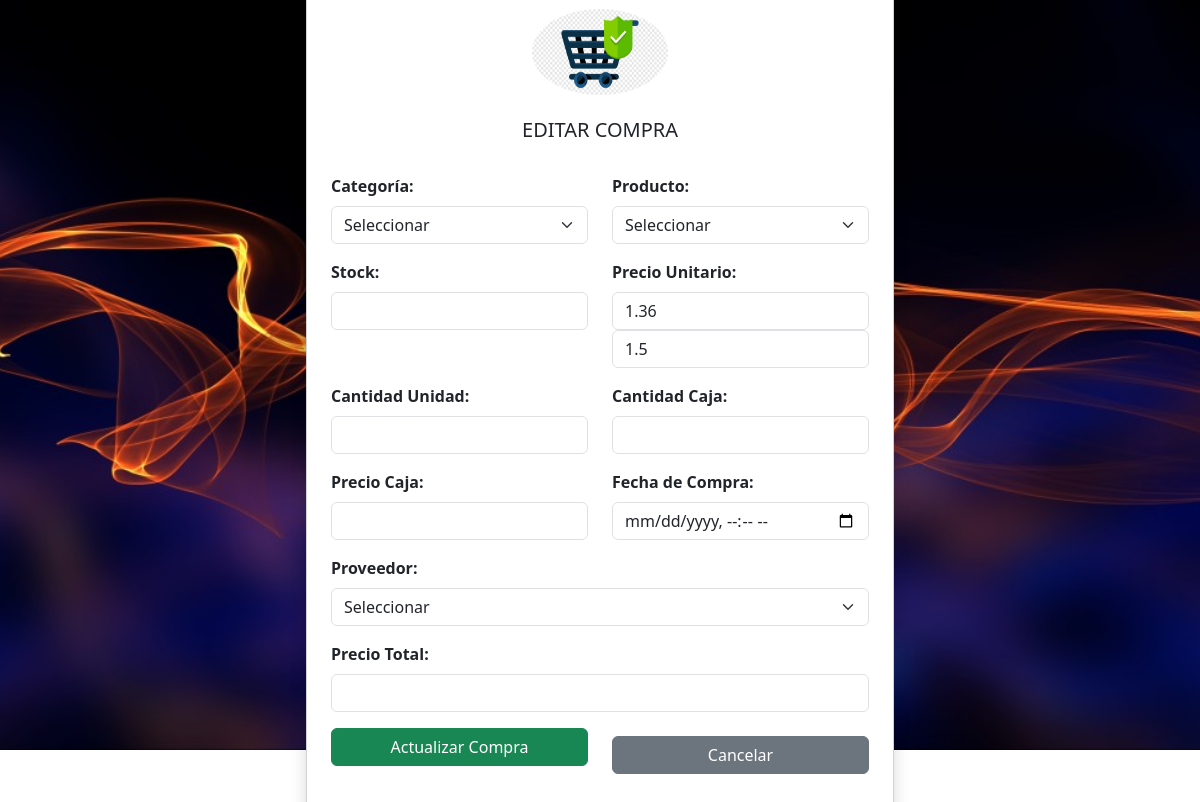
Page /compras/editar/4 on the earlier database version.
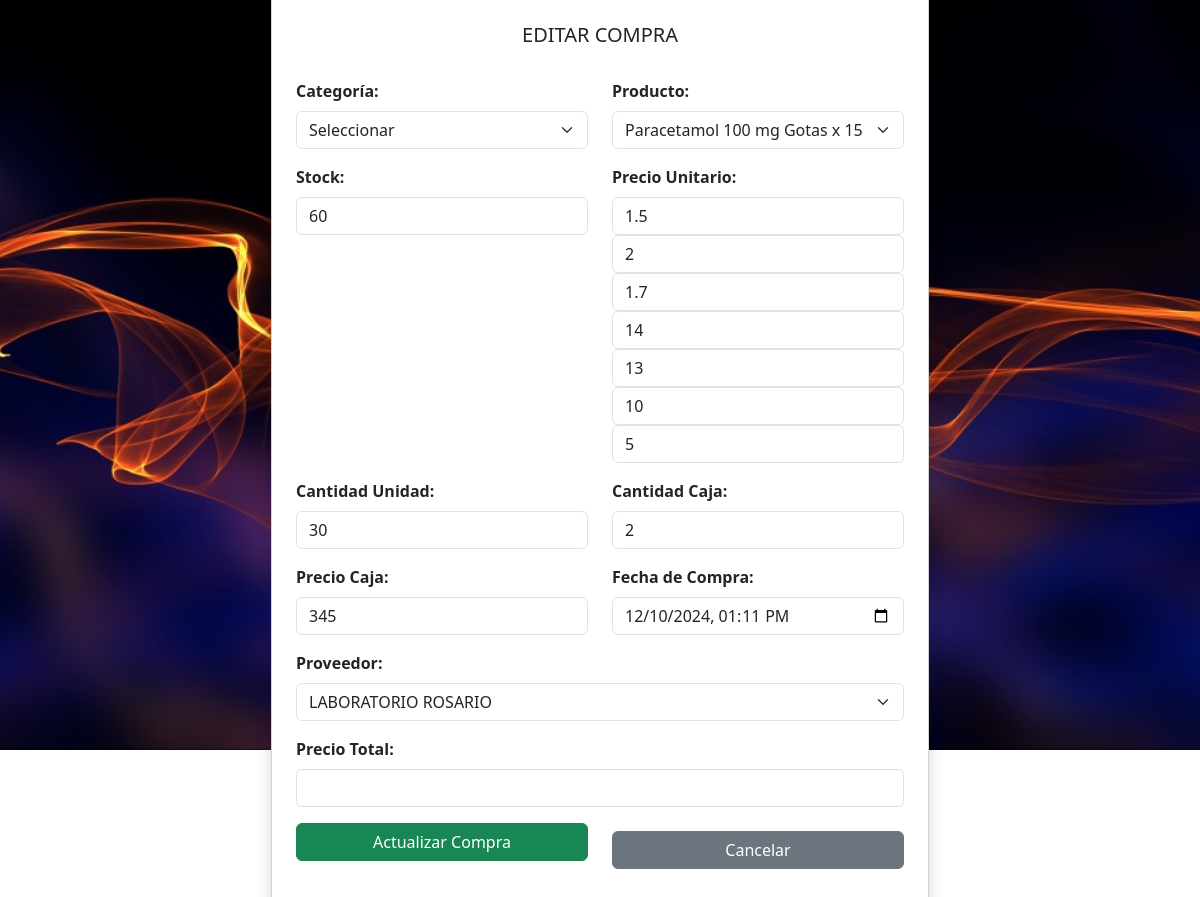
Same page on the later database version.
### tables this page shows
CREATE TABLE producto (
        id_pro INTEGER PRIMARY KEY,
        cod_pro INTEGER NOT NULL,
        nombre_pro TEXT UNIQUE NOT NULL,
        precio_unitario INTEGER NOT NULL,
        precio_de_venta INTEGER NOT NULL,
        fecha_caducidad TEXT NOT NULL,
        cantidad INTEGER NOT NULL,
        descripcion TEXT NOT NULL,
        cod_cate INTEGER NOT NULL,
        FOREIGN KEY (cod_cate) REFERENCES categoria (cod_cate)
        );

CREATE TABLE compra(
    cod_com INTEGER PRIMARY KEY AUTOINCREMENT,
    id_pro INTEGER NOT NULL, 
    stock INTEGER NOT NULL,
    cantidad_unidad INTEGER NOT NULL,
    cantidad_caja INTEGER NOT NULL,
    precio_caja INTEGER NOT NULL,
    fecha_compra TEXT NOT NULL,
    cod_prov INTEGER NOT NULL,
    FOREIGN KEY (id_pro) REFERENCES producto (id_pro),
    FOREIGN KEY (cod_prov) REFERENCES proveedores (cod_prov)
    );

CREATE TABLE proveedores (
        cod_prov INTEGER PRIMARY KEY,
        nombre_prov TEXT NOT NULL,
        telefono_prov INTEGER NOT NULL,
        direccion TEXT NOT NULL
        );

### app.py (the view)
@app.route("/compras/editar/<int:cod_com>")
def editar_compra(cod_com):
    conn=sqlite3.connect("sistema_farmacia.db")
    conn.row_factory=sqlite3.Row
    cursor=conn.cursor()
    cursor.execute('SELECT id_pro, nombre_pro, precio_unitario,cod_cate FROM producto')
    productos = cursor.fetchall()
    cursor.execute('SELECT cod_prov, nombre_prov FROM proveedores')
    proveedores = cursor.fetchall()
    cursor.execute('SELECT cod_cate, nombre_cate,cod_prov FROM categoria')
    categorias = cursor.fetchall()
    cursor.execute("select * from compra where cod_com=?",(cod_com,))
    compra= cursor.fetchone()
    conn.close()
    return render_template("/compras/editar_compra.html",compra=compra,productos=productos,proveedores=proveedores,categorias=categorias)

### templates/compras/editar_compra.html (shortened to what the changed rows need)
<!doctype html>
<html lang="es">
  <head>
    <link href="https://cdn.jsdelivr.net/npm/bootstrap@5.3.3/dist/css/bootstrap.min.css" rel="stylesheet">
    <link rel="stylesheet" href="{{ url_for('static', filename='css/estilos_registro_usuario.css') }}">
  </head>
  <body>
    <div class="container d-flex justify-content-center align-items-center vh-100">
        <div class="card p-4 shadow container-form">
             <form action="{{ url_for('actualizar_compra') }}" method="POST">
                <div class="row mb-3">
                    <div class="col-md-6">
                        <label for="id_pro" class="form-label">Producto:</label>
                        <select id="id_pro" class="form-select" name="id_pro" required onchange="mostrarPrecio1()">
                            <option value="">Seleccionar</option>
                            {% for producto in productos %}
                            <option value="{{ producto.id_pro }}"{% if producto.id_pro == compra.id_pro %}selected{% endif %} data-categoria="{{ producto.cod_cate }}" data-precio="{{ producto.precio_unitario }}">{{ producto.nombre_pro }}</option>
                            {% endfor %}
                        </select>
                    </div>
                </div>
                <div class="row mb-3">
                    <div class="col-md-6">
                        <label for="stock" class="form-label">Stock:</label>
                        <input type="number" class="form-control" id="stock" name="stock" min="0" value="{{ compra.stock }}" required readonly>
                    </div>
                    <div class="col-md-6">
                        <label for="precio_unitario" class="form-label">Precio Unitario:</label>
                        {% for producto in productos %}
                        <input type="number" class="form-control" id="precio_unitario" name="precio_unitario" value="{{ producto.precio_unitario }}" required readonly>
                        {% endfor %}
                    </div>
                </div>
                <div class="row mb-3">
                    <div class="col-md-6">
                        <label for="cantidad_unidad" class="form-label">Cantidad Unidad:</label>
                        <input type="number" class="form-control" id="cantidad_unidad" name="cantidad_unidad" min="0" value="{{ compra.cantidad_unidad }}" required oninput="calcularStockYTotal()">
                    </div>
                    <div class="col-md-6">
                        <label for="cantidad_caja" class="form-label">Cantidad Caja:</label>
                        <input type="number" class="form-control" id="cantidad_caja" name="cantidad_caja" min="0" value="{{ compra.cantidad_caja }}" required oninput="calcularStockYTotal()">
                    </div>
                </div>
                <div class="row mb-3">
                    <div class="col-md-6">
                        <label for="precio_caja" class="form-label">Precio Caja:</label>
                        <input type="number" class="form-control" id="precio_caja" name="precio_caja" min="0" step="0.01" value="{{ compra.precio_caja }}" required oninput="calcularStockYTotal()">
                    </div>
                    <div class="col-md-6">
                        <label for="fecha_compra" class="form-label">Fecha de Compra:</label>
                        <input type="datetime-local" class="form-control" name="fecha_compra" value="{{ compra.fecha_compra }}" required>
                    </div>
                </div>
                <div class="row mb-3">
                    <div class="col-md-12">
                        <label for="cod_prov" class="form-label">Proveedor:</label>
                        <select id="cod_prov" class="form-select" name="cod_prov" required>
                            <option value="">Seleccionar</option>
                            {% for proveedor in proveedores %}
                            <option value="{{ proveedor.cod_prov }}"{% if proveedor.cod_prov == compra.cod_prov %}selected{% endif %}>{{ proveedor.nombre_prov }}</option>
                            {% endfor %}
                        </select>
                    </div>
                </div>
            </form>
        </div>
    </div>
  </body>
</html>

Differences in the rows shown:
added compra: id_pro "Paracetamol 100 mg Gotas x 15 ml", stock "60", cantidad_unidad "30", cantidad_caja "2", precio_caja "345", fecha_compra "12/10/2024 13:11", cod_prov "LABORATORIO ROSARIO"
changed producto (number 1 of 7 on the later page): precio_unitario "1.36" → "1.5"
changed producto (number 2 of 7 on the later page): precio_unitario "1.5" → "2"
added producto: precio_unitario "1.7"
added producto: precio_unitario "14"
added producto: precio_unitario "13"
added producto: precio_unitario "10"
added producto: precio_unitario "5"
Other differences:
form field id_pro: "Seleccionar" → (not shown)
form field cod_prov: "Seleccionar" → (not shown)
